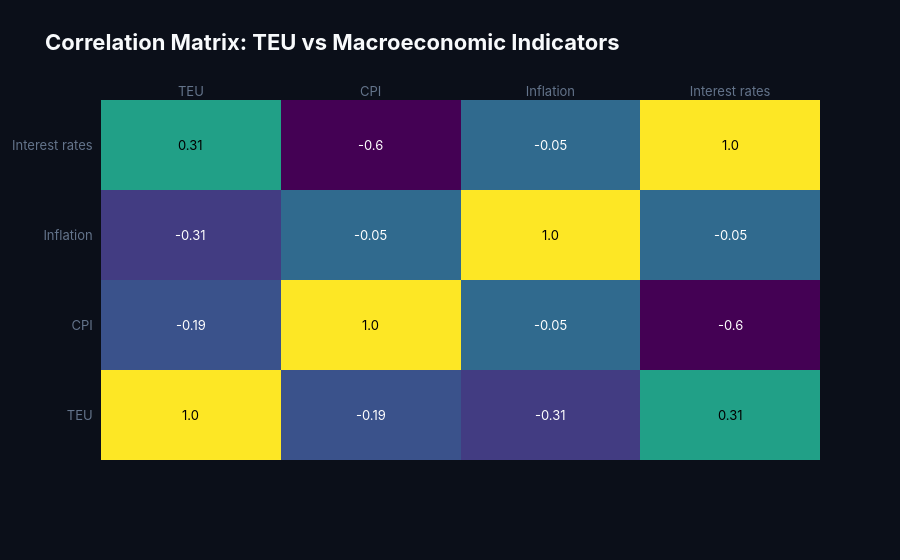

The cell this chart's notebook holds for it:
### Markdown cell above
### 3.4 Correlation with Exogenous Indicators

### Code cell
df_corr = pd.DataFrame(targets['Target_TEU']).rename(columns={'Target_TEU': 'TEU'})
df_corr = df_corr.join(df_exo)
corr_matrix = df_corr.corr()

fig = ff.create_annotated_heatmap(
    z=corr_matrix.values,
    x=list(corr_matrix.columns),
    y=list(corr_matrix.index),
    annotation_text=corr_matrix.round(2).values,
    colorscale='Viridis'
)
fig.update_layout(title='Correlation Matrix: TEU vs Macroeconomic Indicators', margin=dict(b=100))
fig.show()

### Figure 1 — Plotly figure (JSON) as saved in the notebook; plotly's stock layout.template omitted (floating-point values rounded to 4 significant figures)
{"data": [{"colorscale": [[0, "#440154"], [0.1111, "#482878"], [0.2222, "#3e4989"], [0.3333, "#31688e"], [0.4444, "#26828e"], [0.5556, "#1f9e89"], [0.6667, "#35b779"], [0.7778, "#6ece58"], [0.8889, "#b5de2b"], [1, "#fde725"]], "reversescale": false, "showscale": false, "type": "heatmap", "x": ["TEU", "CPI", "Inflation", "Interest rates"], "y": ["TEU", "CPI", "Inflation", "Interest rates"], "z": [[1.0, -0.1897, -0.3117, 0.3067], [-0.1897, 1.0, -0.05365, -0.5984], [-0.3117, -0.05365, 1.0, -0.04962], [0.3067, -0.5984, -0.04962, 1.0]]}], "layout": {"annotations": [{"font": {"color": "#000000"}, "showarrow": false, "text": "1.0", "x": "TEU", "xref": "x", "y": "TEU", "yref": "y"}, {"font": {"color": "#FFFFFF"}, "showarrow": false, "text": "-0.19", "x": "CPI", "xref": "x", "y": "TEU", "yref": "y"}, {"font": {"color": "#FFFFFF"}, "showarrow": false, "text": "-0.31", "x": "Inflation", "xref": "x", "y": "TEU", "yref": "y"}, {"font": {"color": "#000000"}, "showarrow": false, "text": "0.31", "x": "Interest rates", "xref": "x", "y": "TEU", "yref": "y"}, {"font": {"color": "#FFFFFF"}, "showarrow": false, "text": "-0.19", "x": "TEU", "xref": "x", "y": "CPI", "yref": "y"}, {"font": {"color": "#000000"}, "showarrow": false, "text": "1.0", "x": "CPI", "xref": "x", "y": "CPI", "yref": "y"}, {"font": {"color": "#FFFFFF"}, "showarrow": false, "text": "-0.05", "x": "Inflation", "xref": "x", "y": "CPI", "yref": "y"}, {"font": {"color": "#FFFFFF"}, "showarrow": false, "text": "-0.6", "x": "Interest rates", "xref": "x", "y": "CPI", "yref": "y"}, {"font": {"color": "#FFFFFF"}, "showarrow": false, "text": "-0.31", "x": "TEU", "xref": "x", "y": "Inflation", "yref": "y"}, {"font": {"color": "#FFFFFF"}, "showarrow": false, "text": "-0.05", "x": "CPI", "xref": "x", "y": "Inflation", "yref": "y"}, {"font": {"color": "#000000"}, "showarrow": false, "text": "1.0", "x": "Inflation", "xref": "x", "y": "Inflation", "yref": "y"}, {"font": {"color": "#FFFFFF"}, "showarrow": false, "text": "-0.05", "x": "Interest rates", "xref": "x", "y": "Inflation", "yref": "y"}, {"font": {"color": "#000000"}, "showarrow": false, "text": "0.31", "x": "TEU", "xref": "x", "y": "Interest rates", "yref": "y"}, {"font": {"color": "#FFFFFF"}, "showarrow": false, "text": "-0.6", "x": "CPI", "xref": "x", "y": "Interest rates", "yref": "y"}, {"font": {"color": "#FFFFFF"}, "showarrow": false, "text": "-0.05", "x": "Inflation", "xref": "x", "y": "Interest rates", "yref": "y"}, {"font": {"color": "#000000"}, "showarrow": false, "text": "1.0", "x": "Interest rates", "xref": "x", "y": "Interest rates", "yref": "y"}], "margin": {"b": 100}, "title": {"text": "Correlation Matrix: TEU vs Macroeconomic Indicators"}, "xaxis": {"dtick": 1, "gridcolor": "rgb(0, 0, 0)", "side": "top", "ticks": ""}, "yaxis": {"dtick": 1, "ticks": "", "ticksuffix": "  "}}}
